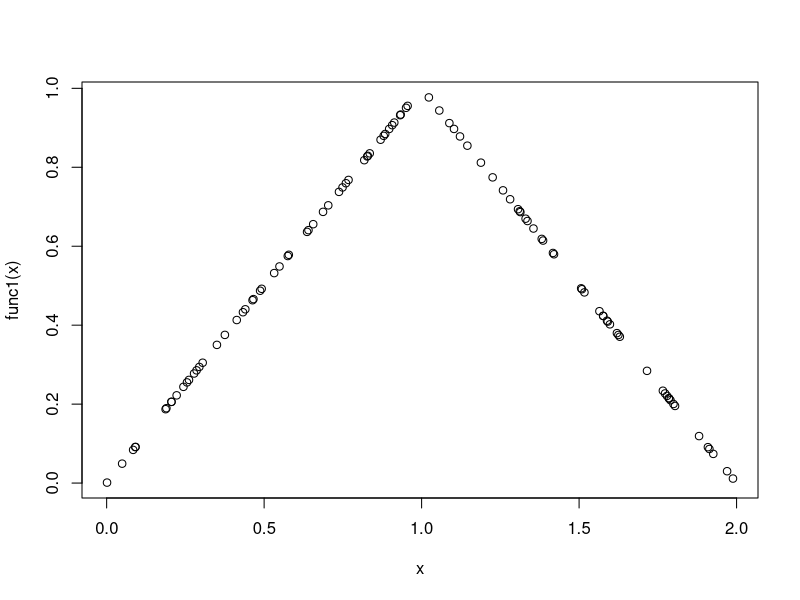
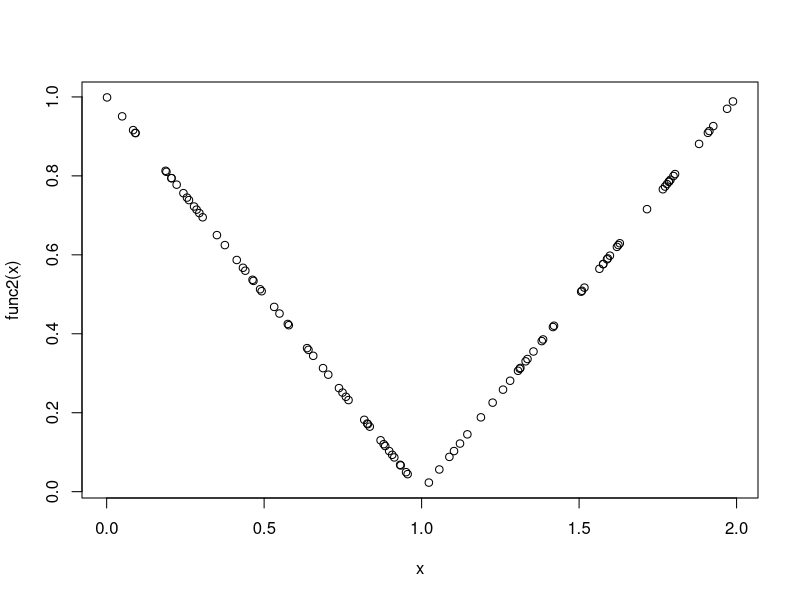
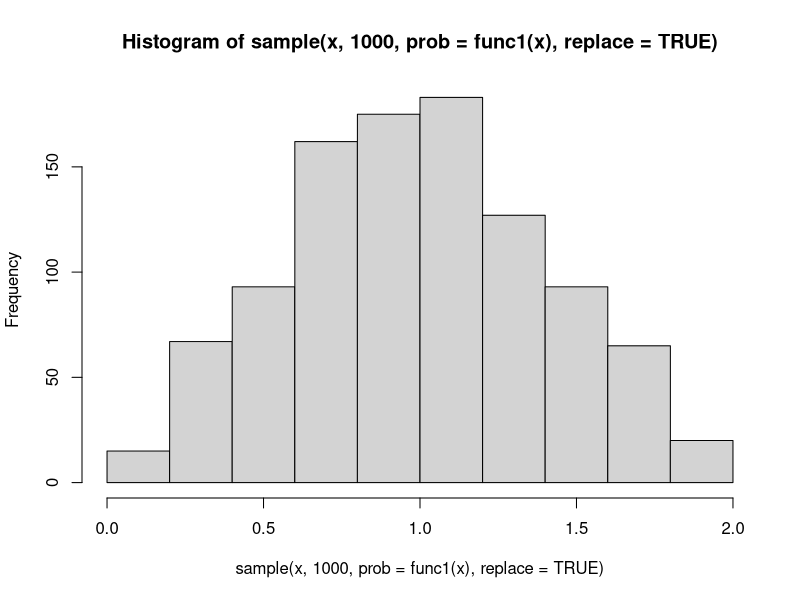
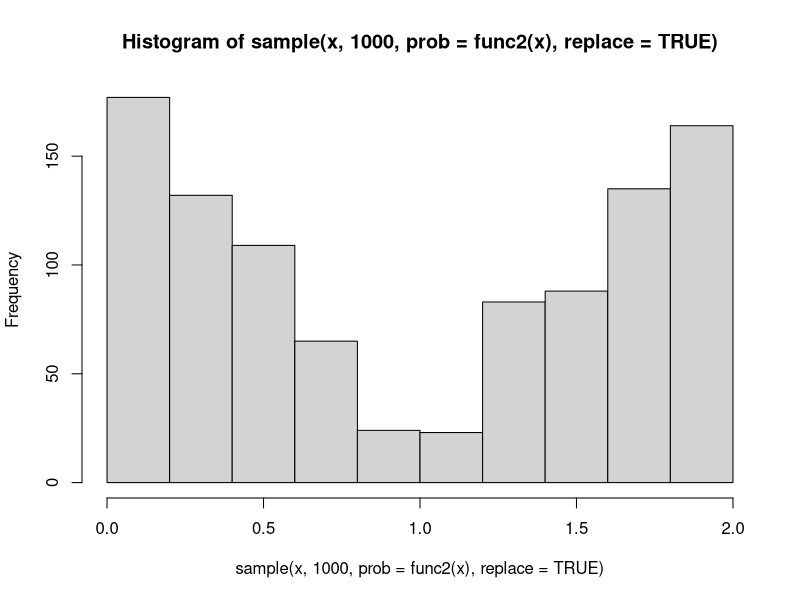
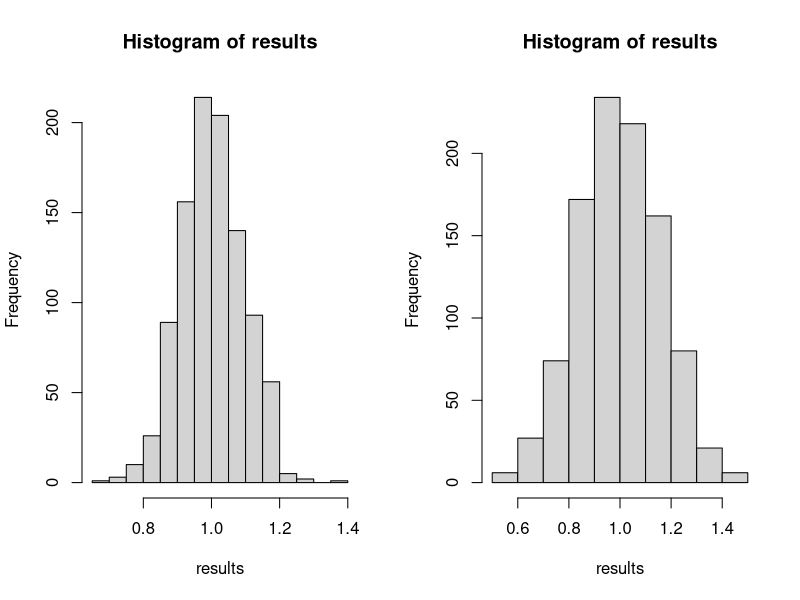

These figures' R source, in order:
## ---- chunk 1
setwd("~/Google Drive/CUNY/git/DATA605/HW9")
## ---- chunk 2
func1 = function(x) {
  x[0 <= x & x <= 1] = x[0 <= x & x <= 1]
  x[1 <  x & x <= 2] = 2 - x[1 <  x & x <= 2]
  return(x)
}

set.seed(123)
x = runif(100, 0, 2)
plot(x, func1(x))
## ---- chunk 3
func2 = function(x) {
  x[0 <= x & x <= 1] = 1 - x[0 <=x & x <= 1]
  x[1 <  x & x <= 2] = x[1 <  x & x <= 2] - 1
  return(x)
}

set.seed(123)
x = runif(100, 0, 2)
plot(x, func2(x))
## ---- chunk 4
set.seed(123)

x = runif(1000000, 0, 2)
hist(sample(x, 1000, prob = func1(x), replace = TRUE))  # insert distribution functions into prob argument of sample function 
hist(sample(x, 1000, prob = func2(x), replace = TRUE))  # insert distribution functions into prob argument of sample function 
## ---- chunk 5
plot_means = function(n, func) {
  results = NULL  # initialize
  for (i in 1:1000) {
    x = runif(10000, 0, 2)
    samps = sample(x, n, prob = func(x), replace = TRUE)
    results = c(results, mean(samps))
  }
  hist(results)
}
## ---- chunk 6
par(mfrow = c(1, 2))
plot_means(20, func1)
plot_means(20, func2)
